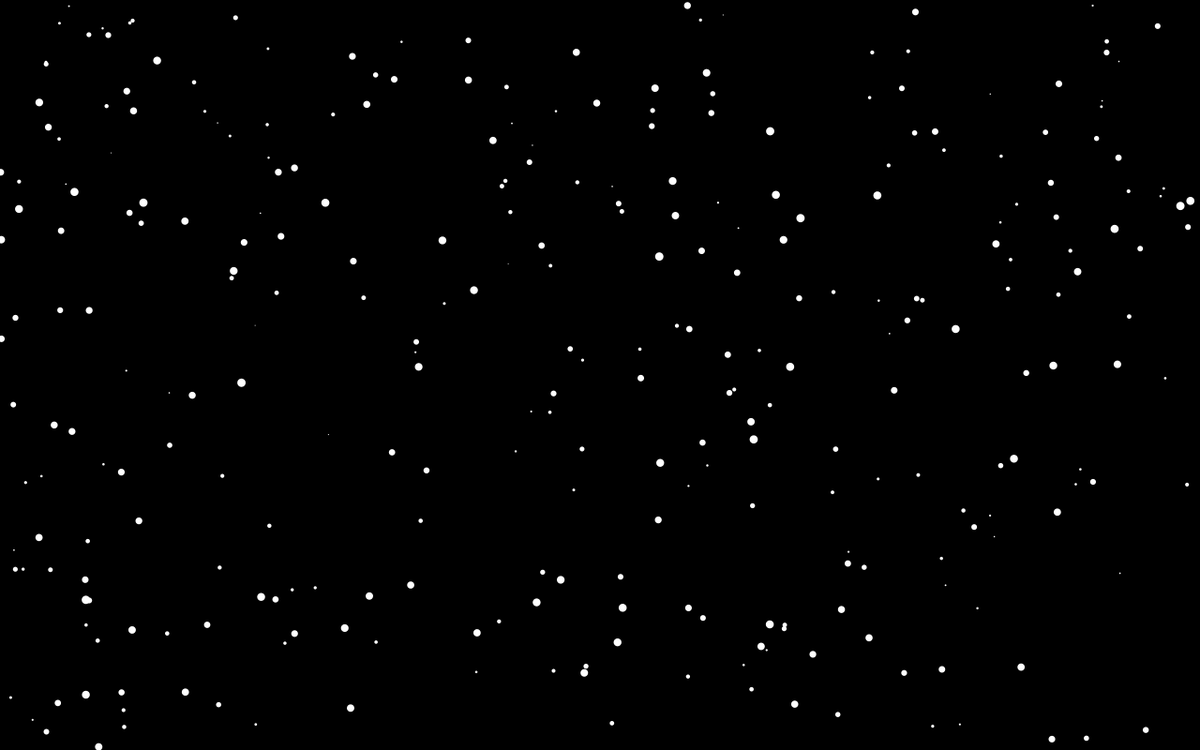
Frame 1 (no input)
Frame 60 (the mouse pressed at the canvas centre just before this capture): identical to frame 1, image omitted
Frame 120 (the mouse held since frame 60 and released just before this capture): identical to frame 1, image omitted

The Processing sketch that drew this single still picture (run headless with seeded random() and noise(); from frame 60 on, the mouse is pressed at the canvas centre):

// Processing sketch: starfield
// ── starfield.pde
int N = 300;
float zoom = 1.0, zoom_step = .02;

int i, alpha = 255;
float[] x = new float[N];
float[] y = new float[N];
float[] s = new float[N];
float size, z;
boolean draw_connects = false;


void setup() {
  size(1280, 800);
  for (i = 0; i < N; i ++) {
    x[i] = random(0, width);
    y[i] = random(0, height);
    s[i] = random(1, 9);
  }
}


void draw() {
  background(0);
  noStroke();
  
  fill(255, alpha);
  draw_starfield(1.0);
  
  if (zoom != 1.0) {
    if (draw_connects) {
      fill(255, 0, 0, 64);
      for (z = 1.0 + zoom_step; z < zoom; z += zoom_step) {
        draw_zoomed_starfield(z);
      }
    }
    fill(255, 0, 0);
    draw_zoomed_starfield(zoom);
  }
}

void draw_starfield(float scale) {
  for (i = 0; i < N; i ++) {
    size = s[i] / scale;
    ellipse(x[i], y[i], size, size);
  }
}

void draw_zoomed_starfield(float scale) {
  resetMatrix();
  translate(mouseX, mouseY);
  scale(scale);
  translate(-mouseX, -mouseY);
  draw_starfield(scale);
}

void keyPressed() {
  if (key == '+' || key == '=')
    zoom += .01;
  else if (key == '-' && zoom > 1.0)
    zoom -= .01;
  else if (key == '0')
    zoom = 1.0;
  else if (key == '9') {
    if (draw_connects)
      draw_connects = false;
    else
      draw_connects = true;
  }
  else if (key == '1') {
    if (alpha == 255)
      alpha = 64;
    else
      alpha = 255;
  } 
}
